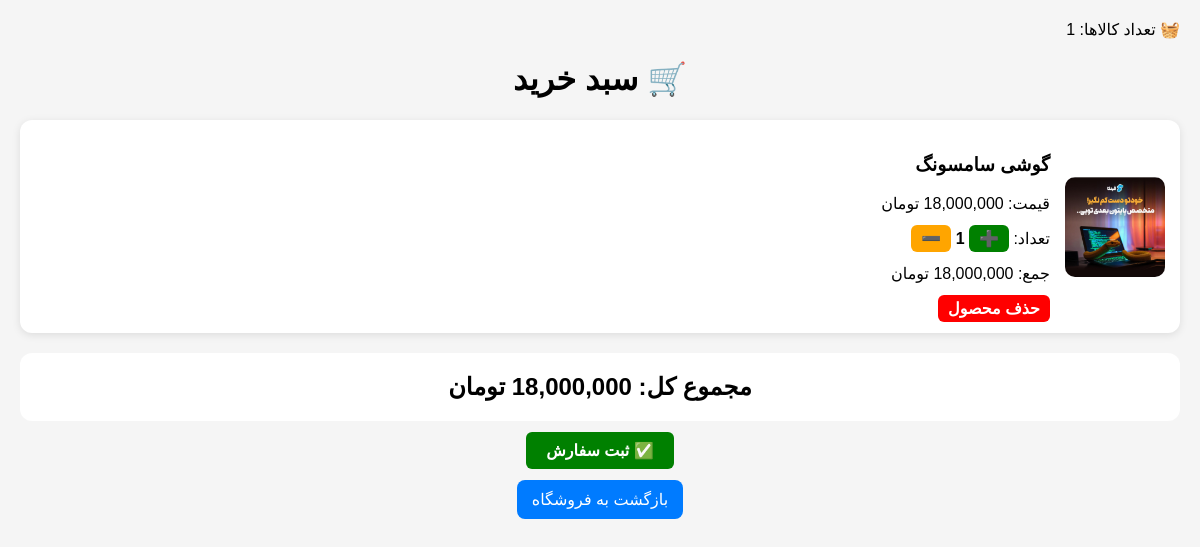
Page /cart/ (signed in) on the committed database.
### cart/models.py (models this page shows, shortened)
class CartItem(models.Model):
    user = models.ForeignKey(User, on_delete=models.CASCADE)
    product = models.ForeignKey(Product, on_delete=models.CASCADE)
    quantity = models.PositiveIntegerField(default=1)
    def total_price(self):
        return self.product.price * self.quantity

### shop/models.py (models this page shows, shortened)
class Product(models.Model):
    name = models.CharField(max_length=100)
    price = models.IntegerField()
    image = models.ImageField(
        upload_to='products/',
        null=True,
        blank=True
    )

### cart/views.py (the view)
# urls.py: path('', views.cart_detail, name='cart_detail'),
@login_required
def cart_detail(request):
    items = CartItem.objects.filter(user=request.user)
    total = 0
    for item in items:
        total += item.total_price()
    return render(request, 'cart/cart.html', {
        'items': items,
        'total': total
    })

### templates/cart/cart.html (shortened to what this page needs)
{% load humanize %}
<!DOCTYPE html>
<html lang="fa" dir="rtl">
<head>
    <p>
🧺 تعداد کالاها:
{{ items|length }}
</p>
</head>
<body>
<h1>🛒 سبد خرید</h1>
{% if items %}
    {% for item in items %}
    <div class="cart-item">
        <div class="product-row">
            {% if item.product.image %}
                <img src="{{ item.product.image.url }}" alt="{{ item.product.name }}">
            {% endif %}
            <div class="product-info">
                <h3>{{ item.product.name }}</h3>
                <p>قیمت: {{ item.product.price|intcomma }} تومان</p>
                <p>
                    تعداد:
                    <a class="btn plus" href="{% url 'increase_quantity' item.id %}">➕</a>
                    <strong>{{ item.quantity }}</strong>
                    <a class="btn minus" href="{% url 'decrease_quantity' item.id %}">➖</a>
                </p>
                <p>
                    جمع: {{ item.total_price|intcomma }} تومان
                </p>
                <a class="btn delete" href="{% url 'remove_from_cart' item.id %}">
                    حذف محصول
                </a>
            </div>
        </div>
    </div>
    {% endfor %}
    <div class="total">
        مجموع کل: {{ total|intcomma }} تومان
    </div>
    <div style="text-align:center; margin-top:20px;">
        <a class="btn" href="{% url 'place_order' %}" style="background:green; padding:10px 20px;">
            ✅ ثبت سفارش
        </a>
    </div>
{% else %}
    <p style="text-align:center;">
        سبد خرید خالی است.
    </p>
{% endif %}
<div style="text-align:center;">
    <a class="back" href="/shop/">
        بازگشت به فروشگاه
    </a>
</div>
</body>
</html>

### templates/cart/cart.html (style rules this page uses)
body { font-family: Tahoma, sans-serif; background: #f5f5f5; margin: 20px; }
h1 { text-align: center; }
.cart-item { background: white; padding: 15px; margin-bottom: 15px; border-radius: 12px; box-shadow: 0 2px 8px rgba(0,0,0,0.1); }
.product-row { display: flex; align-items: center; gap: 15px; }
.product-row img { width: 100px; border-radius: 10px; }
.product-info { flex: 1; }
.btn { text-decoration: none; padding: 5px 10px; border-radius: 6px; color: white; font-weight: bold; }
.plus { background: green; }
.minus { background: orange; }
.delete { background: red; }
.total { background: white; padding: 20px; border-radius: 12px; text-align: center; font-size: 24px; font-weight: bold; margin-top: 20px; }
.back { display: inline-block; margin-top: 20px; text-decoration: none; background: #007bff; color: white; padding: 10px 15px; border-radius: 8px; }

### rows in the picture
CartItem: product.image (picture), product.name "گوشی سامسونگ", quantity "1", total_price "18,000,000"

### other values in the picture
{{ items|length }} "1"
{{ total|intcomma }} "18,000,000"
